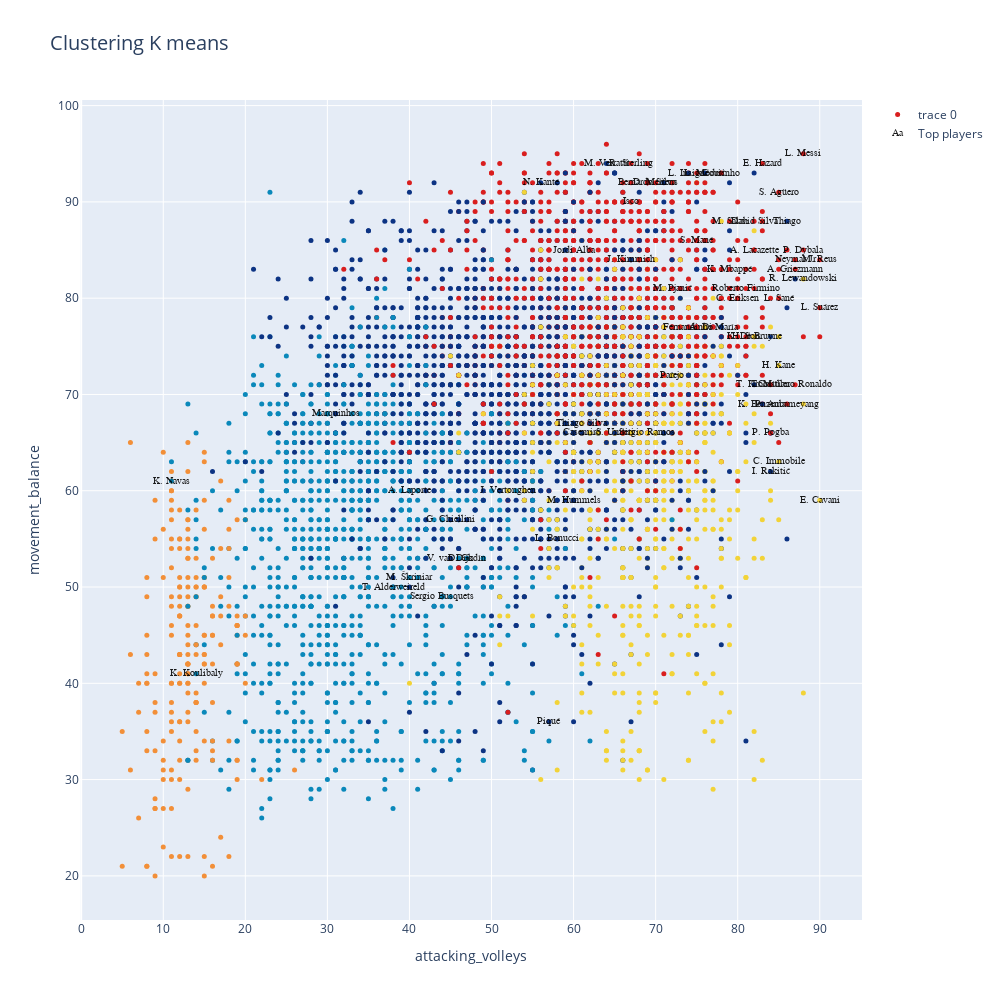

Notebook code cell kept with this figure:
### Code cell
data=[]
bool_crack=df_n["overall"] > 85
bool_no_crack=df_n["overall"]<86


#Eligo dos números entre 0 y  de n_skills-1
skill_1=skills_ratings[5]
skill_2=skills_ratings[15]


kmean_clusters = go.Scatter(x=df_skills[skill_1], y=df_skills[skill_2],
                           mode='markers',
                        text=df_n.loc[:,'short_name'],
                           marker=dict(
                                size=5,
                                color = clusters.astype(np.float), #set color equal to a variable
                                colorscale='Portland',
                                showscale=False)
                           )

crack =go.Scatter(x=df_skills.loc[bool_crack,skill_1], y=df_skills.loc[bool_crack,skill_2],name='Top players',
                      text=df_n.loc[bool_crack,'short_name'],
                      textfont=dict(family='sans serif',size=10,color='black'),
                      opacity=0.9,mode='text')

data=[kmean_clusters,crack]

layout = go.Layout(title="Clustering K means ",titlefont=dict(size=20),
                xaxis=dict(title=skill_1),
                yaxis=dict(title=skill_2),
                autosize=False, width=1000,height=1000)

fig = go.Figure(data=data, layout=layout)

iplot(fig)

### Figure 1 — Plotly figure (JSON) as saved in the notebook; plotly's stock layout.template omitted (floating-point values rounded to 4 significant figures; data arrays with more than 128 entries replaced by an {"elided": "..."} marker saying what was removed)
{"data": [{"marker": {"color": {"elided": "5337 int values"}, "colorscale": [[0, "rgb(12,51,131)"], [0.25, "rgb(10,136,186)"], [0.5, "rgb(242,211,56)"], [0.75, "rgb(242,143,56)"], [1, "rgb(217,30,30)"]], "showscale": false, "size": 5}, "mode": "markers", "text": {"elided": "5337 str values"}, "type": "scatter", "x": {"elided": "5337 int values"}, "y": {"elided": "5337 int values"}}, {"mode": "text", "name": "Top players", "opacity": 0.9, "text": ["L. Messi", "Cristiano Ronaldo", "Neymar Jr", "E. Hazard", "K. De Bruyne", "V. van Dijk", "L. Modrić", "M. Salah", "K. Mbappé", "K. Koulibaly", "H. Kane", "N. Kanté", "G. Chiellini", "S. Agüero", "Sergio Ramos", "L. Suárez", "R. Lewandowski", "Sergio Busquets", "A. Griezmann", "P. Dybala", "P. Pogba", "R. Sterling", "C. Eriksen", "Piqué", "David Silva", "E. Cavani", "D. Godín", "T. Kroos", "M. Reus", "P. Aubameyang", "S. Mané", "A. Laporte", "Bernardo Silva", "Casemiro", "H. Son", "Fernandinho", "Thiago Silva", "K. Benzema", "J. Vertonghen", "D. Mertens", "M. Hummels", "T. Alderweireld", "Jordi Alba", "Thiago", "K. Navas", "L. Insigne", "L. Sané", "Marquinhos", "M. Škriniar", "M. Verratti", "S. Umtiti", "J. Kimmich", "Isco", "Roberto Firmino", "I. Rakitić", "M. Pjanić", "A. Di María", "L. Bonucci", "Coutinho", "Parejo", "T. Müller", "C. Immobile", "A. Lacazette"], "textfont": {"color": "black", "family": "sans serif", "size": 10}, "type": "scatter", "x": [88, 87, 87, 83, 82, 45, 76, 79, 79, 14, 85, 56, 45, 85, 69, 90, 88, 44, 87, 88, 84, 67, 80, 57, 82, 90, 47, 82, 90, 86, 75, 40, 69, 61, 81, 74, 61, 83, 52, 70, 60, 38, 60, 86, 11, 74, 85, 31, 40, 64, 65, 67, 67, 81, 84, 72, 77, 58, 78, 72, 84, 85, 82], "y": [95, 71, 84, 94, 76, 53, 93, 88, 83, 41, 73, 92, 57, 91, 66, 79, 82, 49, 83, 85, 66, 94, 80, 36, 88, 59, 53, 71, 84, 69, 86, 60, 92, 66, 76, 77, 67, 69, 60, 92, 59, 50, 85, 88, 61, 93, 80, 68, 51, 94, 66, 84, 90, 81, 62, 81, 77, 55, 93, 72, 71, 63, 85]}], "layout": {"autosize": false, "height": 1000, "title": {"font": {"size": 20}, "text": "Clustering K means "}, "width": 1000, "xaxis": {"title": {"text": "attacking_volleys"}}, "yaxis": {"title": {"text": "movement_balance"}}}}
